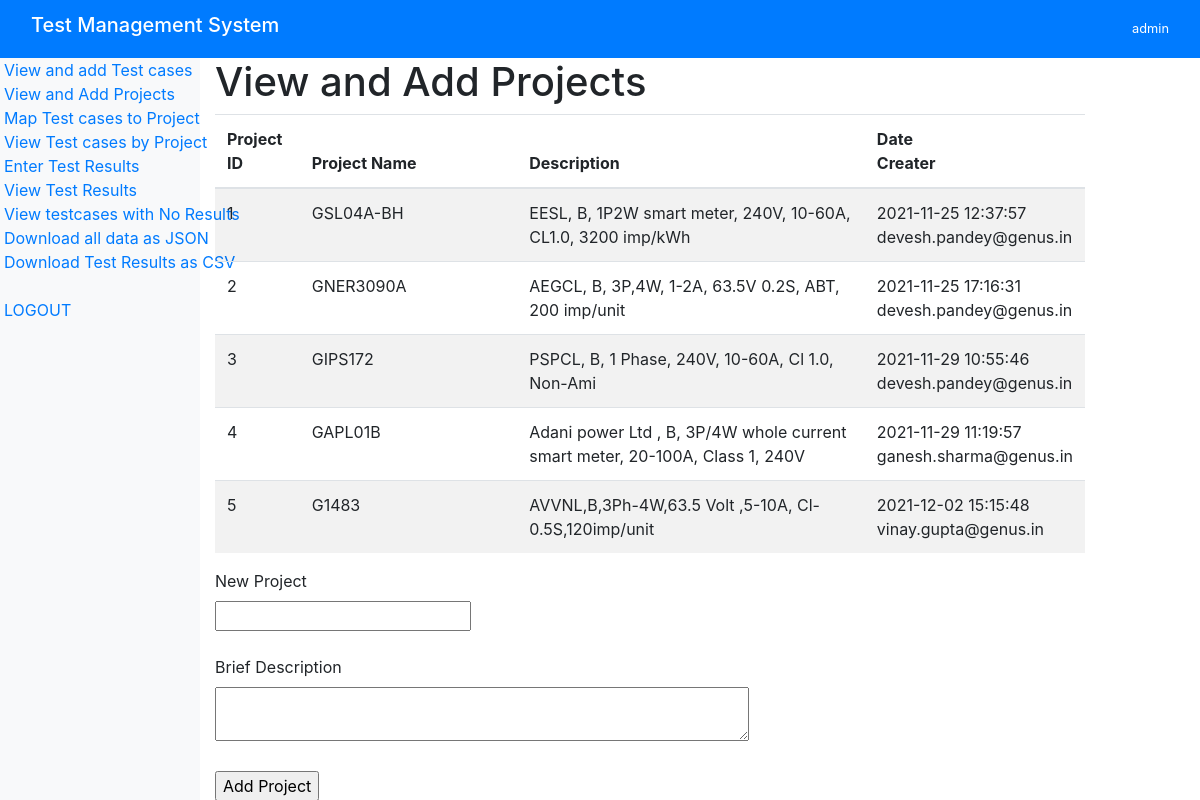
Page /Projects (signed in) on the committed database.
### tables this page shows
CREATE TABLE users (
            username TEXT PRIMARY KEY,
            hash TEXT );

CREATE TABLE "Mst_projects" (
	"project_id"	INTEGER,
	"name"	TEXT,
	"description"	TEXT,
	"dateC"	TEXT,
	"userName"	TEXT,
	PRIMARY KEY("project_id")
);

### TMS.py (the view, shortened to what this page needs)
@app.route("/Projects", methods=["GET", "POST"])
@login_required
def projects():
    conn = sqlite3.connect("testing.db")
    c = conn.cursor()
    query = "SELECT * FROM Mst_projects"
    projects = [row for row in c.execute(query)]
    conn.close()
    return render_template("projects.html", projects=projects)

### TMS.py (called while the page is built)
@login_manager.user_loader
def user_loader(email):
    conn = sqlite3.connect("testing.db")
    c = conn.cursor()
    c.execute(
        "SELECT * FROM users WHERE username=?",
        (email,),
    )
    user = c.fetchone()
    conn.close()
    if user:
        user = User()
        user.id = email
        return user
    return None

### templates/projects.html (shortened to what this page needs)
{%extends "layout.html" %}
{% block content %}
    <h1> View and Add Projects</h1>
    <table id=table1 style="width: auto;" class="table table-striped">
        <thead>
        <tr>
            <th style="width: 10%">Project ID </th>
            <th style="width: 30%">Project Name  </th>
            <th style="width: 50%">Description</th>
            <th style="width: 10%">Date<br> Creater</th>
        </tr>
    </thead>
        {% for item in projects%}
        <tr>
            <td>{{item[0]}} </td>
            <td>{{item[1]}}  </td>
            <td>{{item[2]}} </td>
            <td>{{item[3]}} <br>{{item[4]}}</td>
        </tr>
        {%endfor%}
    </table>
    <form method="POST" action="/Projects">
        <label for="letters">New Project</label><br>
        <input type="text" value = "" name = "ProjectName" /><br><br>
        <label for="filtertext">Brief Description</label><br>
        <textarea cols=50 value = "" name = "ProjectDescription" /></textarea><br>
        <br>
        <input type="submit" value="Add Project" name="addsrc" />
    </form>
{% endblock content %}

### templates/layout.html (shortened to what this page needs)
<!DOCTYPE html>
<html lang="en">
<head>
    <link rel="stylesheet" type="text/css"
        href="https://cdnjs.cloudflare.com/ajax/libs/datatables/1.10.16/css/jquery.dataTables.min.css" />
    <link rel="stylesheet" type="text/css"
        href="https://cdnjs.cloudflare.com/ajax/libs/datatables/1.10.16/css/dataTables.bootstrap4.min.css" />
    <link rel="stylesheet" type="text/css"
        href="https://cdn.datatables.net/buttons/2.0.1/css/buttons.dataTables.min.css">
    <link rel="stylesheet" type="text/css"
        href="https://cdnjs.cloudflare.com/ajax/libs/bootstrap/4.5.3/css/bootstrap.min.css">
</head>
<body>
    <nav class="navbar navbar-dark bg-primary sticky-top">
        <div class="container-fluid">
            <a href="/about" class="navbar-brand">
                <h5>Test Management System</h5>
            </a>
            <small class="ml-auto text-white">{{ current_user.id}}</small> <br>
        </div>
    </nav>
    <div class="container-fluid">
        <div class="row" style="min-height:600px">
            <div class="col-2 px-1 bg-light" id="sticky-sidebar">
                <div class="position-fixed">
                    <a href="/Testcases">View and add Test cases</a><br>
                    <a href="/Projects ">View and Add Projects</a><br>
                    <a href="/maptc_projects">Map Test cases to Project</a><br>
                    <a href="/viewbyproject">View Test cases by Project</a><br>
                    <a href="/testresults">Enter Test Results</a><br>
                    <a href="/testresults_by_project">View Test Results</a><br>
                    <a href="/noresults">View testcases with No Results</a><br>
                    <a href="/downloadall">Download all data as JSON</a><br>
                    <a href="/downloadResults"> Download Test Results as CSV</a><br><br>
                    <a href="/logout"> LOGOUT</a>
                </div>
            </div>
            <div class="col-9" id="main">
                {% block content %}{% endblock %}
            </div>
        </div>
    </div>
</body>
</html>

### rows in the picture
users: id "admin"
Mst_projects: project_id "1", name "GSL04A-BH", description "EESL, B, 1P2W smart meter, 240V, 10-60A, CL1.0, 3200 imp/kWh", dateC "2021-11-25 12:37:57", userName "devesh.pandey@genus.in"
Mst_projects: project_id "2", name "GNER3090A", description "AEGCL, B, 3P,4W, 1-2A, 63.5V 0.2S, ABT, 200 imp/unit", dateC "2021-11-25 17:16:31", userName "devesh.pandey@genus.in"
Mst_projects: project_id "3", name "GIPS172", description "PSPCL, B, 1 Phase, 240V, 10-60A, Cl 1.0, Non-Ami", dateC "2021-11-29 10:55:46", userName "devesh.pandey@genus.in"
Mst_projects: project_id "4", name "GAPL01B", description "Adani power Ltd , B, 3P/4W whole current smart meter, 20-100A, Class 1, 240V", dateC "2021-11-29 11:19:57", userName "ganesh.sharma@genus.in"
Mst_projects: project_id "5", name "G1483", description "AVVNL,B,3Ph-4W,63.5 Volt ,5-10A, Cl-0.5S,120imp/unit", dateC "2021-12-02 15:15:48", userName "vinay.gupta@genus.in"
